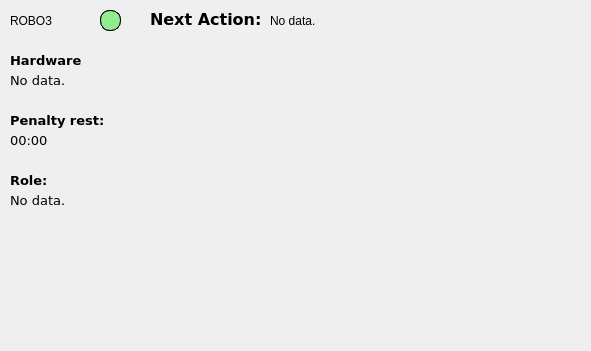
    <widget class="QFrame" name="frm_rob1_3">
     <property name="geometry">
      <rect>
       <x>10</x>
       <y>360</y>
       <width>591</width>
       <height>351</height>
      </rect>
     </property>
     <property name="frameShape">
      <enum>QFrame::NoFrame</enum>
     </property>
     <property name="frameShadow">
      <enum>QFrame::Raised</enum>
     </property>
     <widget class="QWidget" name="wdg_stateindicator_red_3" native="true">
      <property name="geometry">
       <rect>
        <x>100</x>
        <y>10</y>
        <width>21</width>
        <height>21</height>
       </rect>
      </property>
      <property name="styleSheet">
       <string notr="true">#wdg_stateindicator_red_3 {
border: 1px solid black;
background: red;
border-radius: 10px;
}</string>
      </property>
     </widget>
     <widget class="QLabel" name="lb_name_3">
      <property name="geometry">
       <rect>
        <x>10</x>
        <y>10</y>
        <width>98</width>
        <height>21</height>
       </rect>
      </property>
      <property name="text">
       <string>ROBO3</string>
      </property>
      <property name="alignment">
       <set>Qt::AlignLeading|Qt::AlignLeft|Qt::AlignVCenter</set>
      </property>
     </widget>
     <widget class="QWidget" name="wdg_stateindicator_green_3" native="true">
      <property name="geometry">
       <rect>
        <x>100</x>
        <y>10</y>
        <width>21</width>
        <height>21</height>
       </rect>
      </property>
      <property name="styleSheet">
       <string notr="true">#wdg_stateindicator_green_3 {
border: 1px solid black;
background: lightgreen;
border-radius: 10px;
}</string>
      </property>
     </widget>
     <widget class="QFrame" name="frm_rob1field_3">
      <property name="geometry">
       <rect>
        <x>140</x>
        <y>40</y>
        <width>441</width>
        <height>301</height>
       </rect>
      </property>
      <property name="frameShape">
       <enum>QFrame::NoFrame</enum>
      </property>
      <property name="frameShadow">
       <enum>QFrame::Raised</enum>
      </property>
      <widget class="QLabel" name="lb_field_3">
       <property name="geometry">
        <rect>
         <x>5</x>
         <y>13</y>
         <width>431</width>
         <height>291</height>
        </rect>
       </property>
       <property name="text">
        <string/>
       </property>
       <property name="pixmap">
        <pixmap>ui_images/field_small429x287.png</pixmap>
       </property>
      </widget>
     </widget>
     <widget class="QLabel" name="header_statehardware_8">
      <property name="geometry">
       <rect>
        <x>150</x>
        <y>10</y>
        <width>120</width>
        <height>20</height>
       </rect>
      </property>
      <property name="sizePolicy">
       <sizepolicy hsizetype="Minimum" vsizetype="Minimum">
        <horstretch>0</horstretch>
        <verstretch>0</verstretch>
       </sizepolicy>
      </property>
      <property name="minimumSize">
       <size>
        <width>120</width>
        <height>20</height>
       </size>
      </property>
      <property name="maximumSize">
       <size>
        <width>90</width>
        <height>20</height>
       </size>
      </property>
      <property name="font">
       <font>
        <family>verdana</family>
        <weight>75</weight>
        <bold>true</bold>
       </font>
      </property>
      <property name="text">
       <string>&lt;html&gt;&lt;head/&gt;&lt;body&gt;&lt;p&gt;&lt;span style=&quot; font-size:12pt;&quot;&gt;Next Action:&lt;/span&gt;&lt;/p&gt;&lt;/body&gt;&lt;/html&gt;</string>
      </property>
      <property name="wordWrap">
       <bool>false</bool>
      </property>
     </widget>
     <widget class="QLabel" name="lb_nextaction_3">
      <property name="geometry">
       <rect>
        <x>270</x>
        <y>10</y>
        <width>311</width>
        <height>21</height>
       </rect>
      </property>
      <property name="text">
       <string>No data.</string>
      </property>
     </widget>
     <widget class="QFrame" name="frame_4">
      <property name="geometry">
       <rect>
        <x>0</x>
        <y>40</y>
        <width>131</width>
        <height>301</height>
       </rect>
      </property>
      <property name="frameShape">
       <enum>QFrame::NoFrame</enum>
      </property>
      <property name="frameShadow">
       <enum>QFrame::Raised</enum>
      </property>
      <widget class="QLabel" name="lb_role_4">
       <property name="geometry">
        <rect>
         <x>10</x>
         <y>150</y>
         <width>120</width>
         <height>20</height>
        </rect>
       </property>
       <property name="minimumSize">
        <size>
         <width>0</width>
         <height>20</height>
        </size>
       </property>
       <property name="maximumSize">
        <size>
         <width>16777215</width>
         <height>20</height>
        </size>
       </property>
       <property name="font">
        <font>
         <family>verdana</family>
         <pointsize>10</pointsize>
        </font>
       </property>
       <property name="text">
        <string>No data.</string>
       </property>
       <property name="wordWrap">
        <bool>false</bool>
       </property>
      </widget>
      <widget class="QLabel" name="lb_statehardware_4">
       <property name="geometry">
        <rect>
         <x>10</x>
         <y>30</y>
         <width>120</width>
         <height>20</height>
        </rect>
       </property>
       <property name="minimumSize">
        <size>
         <width>0</width>
         <height>20</height>
        </size>
       </property>
       <property name="maximumSize">
        <size>
         <width>16777215</width>
         <height>20</height>
        </size>
       </property>
       <property name="font">
        <font>
         <family>verdana</family>
         <pointsize>10</pointsize>
         <weight>50</weight>
         <bold>false</bold>
        </font>
       </property>
       <property name="text">
        <string>No data.</string>
       </property>
       <property name="wordWrap">
        <bool>false</bool>
       </property>
      </widget>
      <widget class="QLabel" name="header_role_4">
       <property name="geometry">
        <rect>
         <x>10</x>
         <y>130</y>
         <width>120</width>
         <height>20</height>
        </rect>
       </property>
       <property name="sizePolicy">
        <sizepolicy hsizetype="Minimum" vsizetype="Minimum">
         <horstretch>0</horstretch>
         <verstretch>0</verstretch>
        </sizepolicy>
       </property>
       <property name="minimumSize">
        <size>
         <width>120</width>
         <height>20</height>
        </size>
       </property>
       <property name="maximumSize">
        <size>
         <width>120</width>
         <height>20</height>
        </size>
       </property>
       <property name="font">
        <font>
         <family>verdana</family>
         <pointsize>10</pointsize>
         <weight>75</weight>
         <bold>true</bold>
        </font>
       </property>
       <property name="text">
        <string>Role:</string>
       </property>
       <property name="wordWrap">
        <bool>false</bool>
       </property>
      </widget>
      <widget class="QLabel" name="lb_penaltytime_4">
       <property name="geometry">
        <rect>
         <x>10</x>
         <y>90</y>
         <width>120</width>
         <height>20</height>
        </rect>
       </property>
       <property name="minimumSize">
        <size>
         <width>0</width>
         <height>20</height>
        </size>
       </property>
       <property name="maximumSize">
        <size>
         <width>16777215</width>
         <height>20</height>
        </size>
       </property>
       <property name="font">
        <font>
         <family>verdana</family>
         <pointsize>10</pointsize>
        </font>
       </property>
       <property name="frameShape">
        <enum>QFrame::NoFrame</enum>
       </property>
       <property name="text">
        <string>00:00</string>
       </property>
       <property name="wordWrap">
        <bool>false</bool>
       </property>
      </widget>
      <widget class="QLabel" name="header_statehardware_4">
       <property name="geometry">
        <rect>
         <x>10</x>
         <y>10</y>
         <width>120</width>
         <height>20</height>
        </rect>
       </property>
       <property name="sizePolicy">
        <sizepolicy hsizetype="Minimum" vsizetype="Minimum">
         <horstretch>0</horstretch>
         <verstretch>0</verstretch>
        </sizepolicy>
       </property>
       <property name="minimumSize">
        <size>
         <width>120</width>
         <height>20</height>
        </size>
       </property>
       <property name="maximumSize">
        <size>
         <width>120</width>
         <height>20</height>
        </size>
       </property>
       <property name="font">
        <font>
         <family>verdana</family>
         <pointsize>10</pointsize>
         <weight>75</weight>
         <bold>true</bold>
        </font>
       </property>
       <property name="text">
        <string>Hardware</string>
       </property>
       <property name="wordWrap">
        <bool>false</bool>
       </property>
      </widget>
      <widget class="QLabel" name="header_penaltytime_4">
       <property name="geometry">
        <rect>
         <x>10</x>
         <y>70</y>
         <width>120</width>
         <height>20</height>
        </rect>
       </property>
       <property name="sizePolicy">
        <sizepolicy hsizetype="Minimum" vsizetype="Minimum">
         <horstretch>0</horstretch>
         <verstretch>0</verstretch>
        </sizepolicy>
       </property>
       <property name="minimumSize">
        <size>
         <width>120</width>
         <height>20</height>
        </size>
       </property>
       <property name="maximumSize">
        <size>
         <width>120</width>
         <height>20</height>
        </size>
       </property>
       <property name="font">
        <font>
         <family>verdana</family>
         <pointsize>10</pointsize>
         <weight>75</weight>
         <bold>true</bold>
        </font>
       </property>
       <property name="text">
        <string>Penalty rest:</string>
       </property>
       <property name="wordWrap">
        <bool>false</bool>
       </property>
      </widget>
     </widget>
    </widget>
